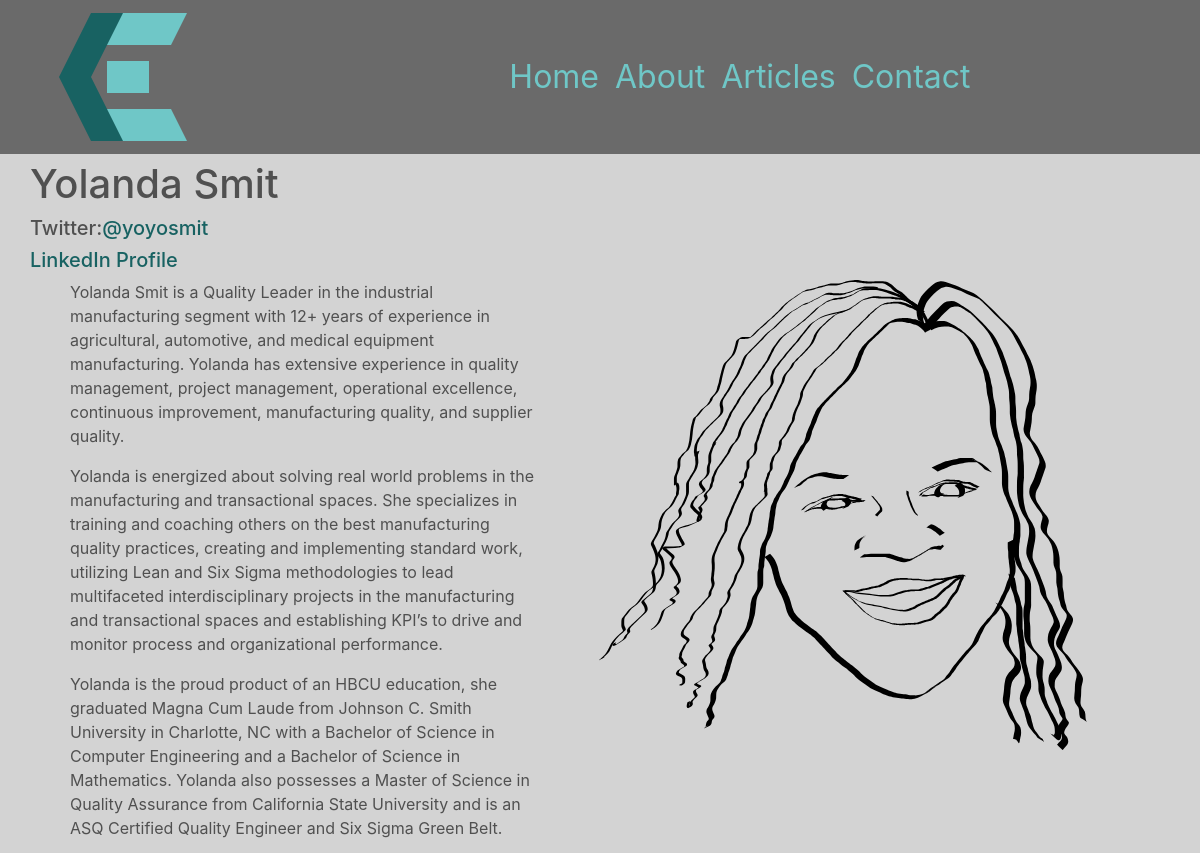
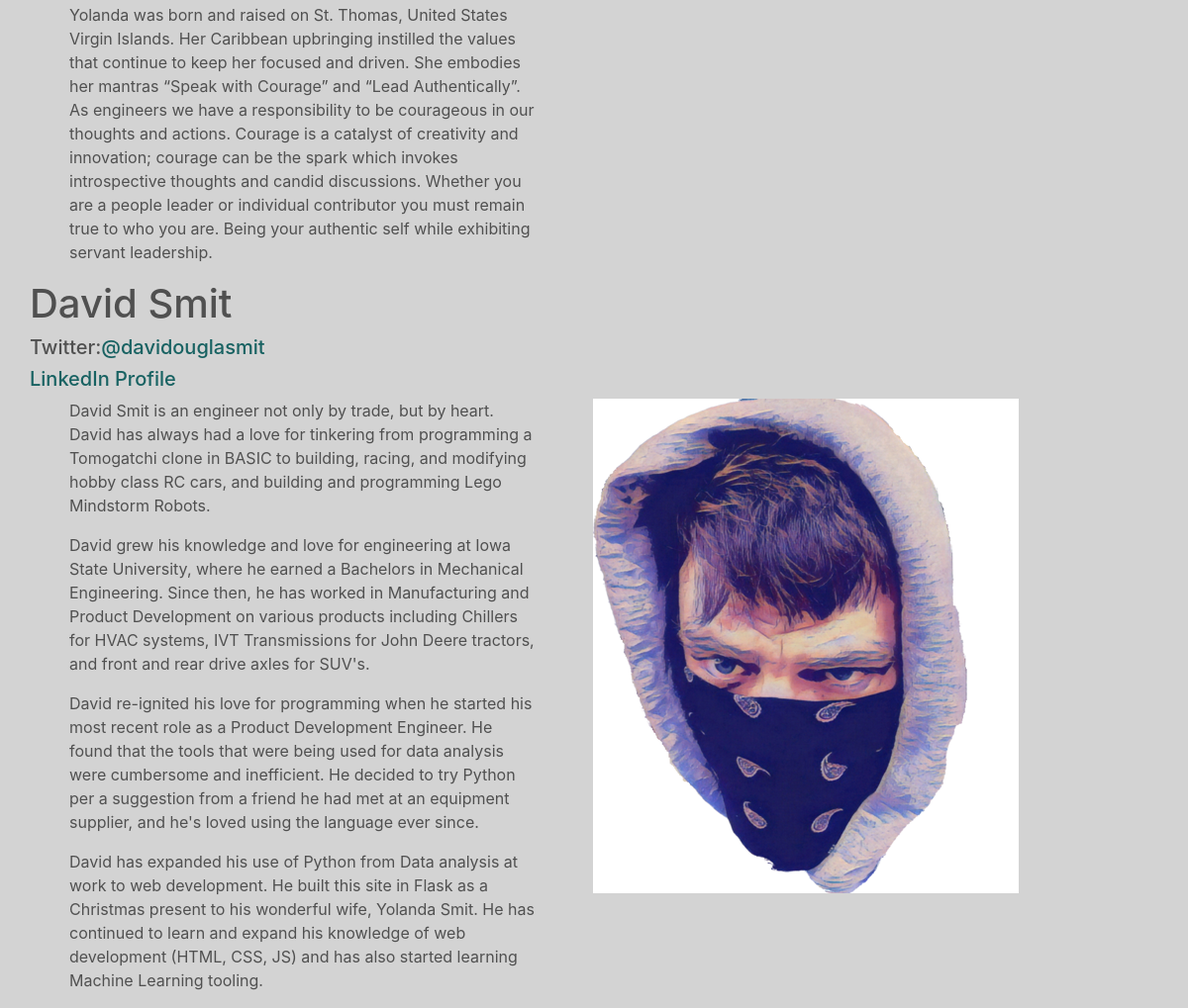
Before: /about with the older database file (2 pictures, top to bottom).
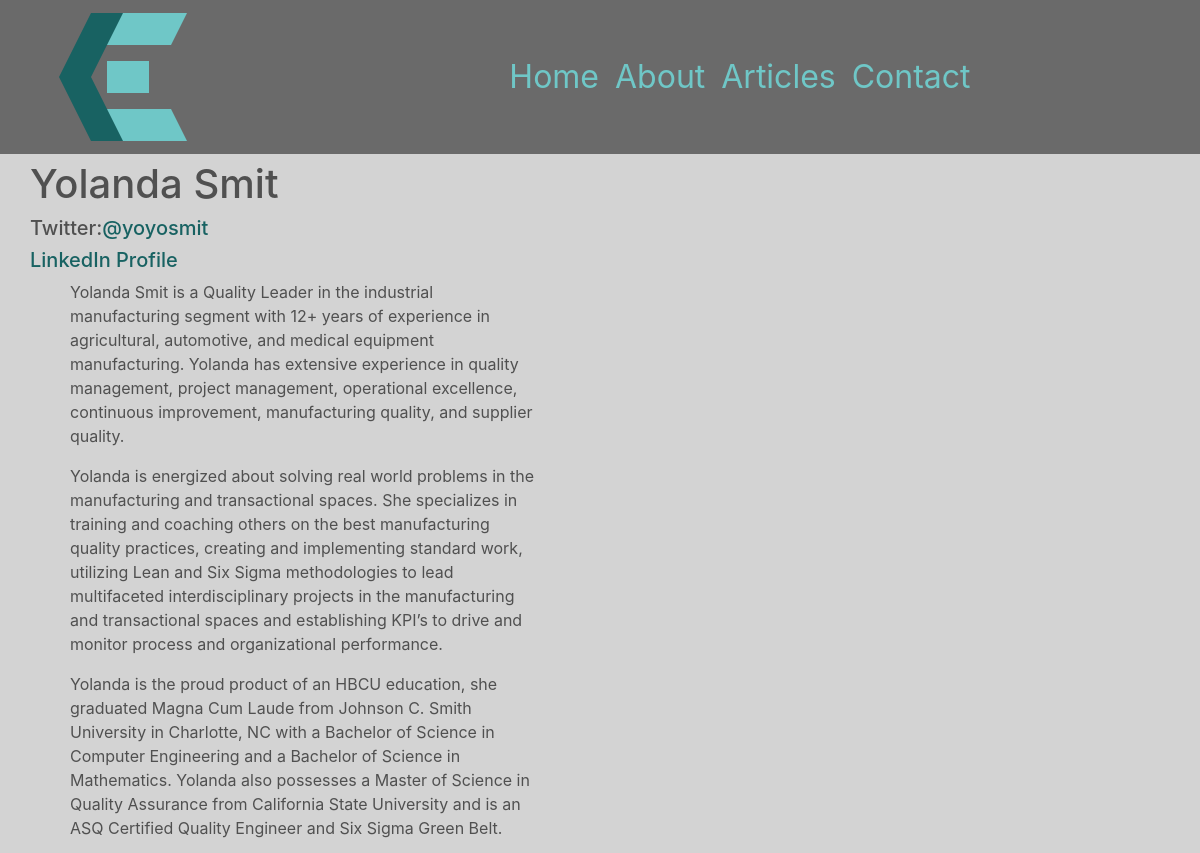
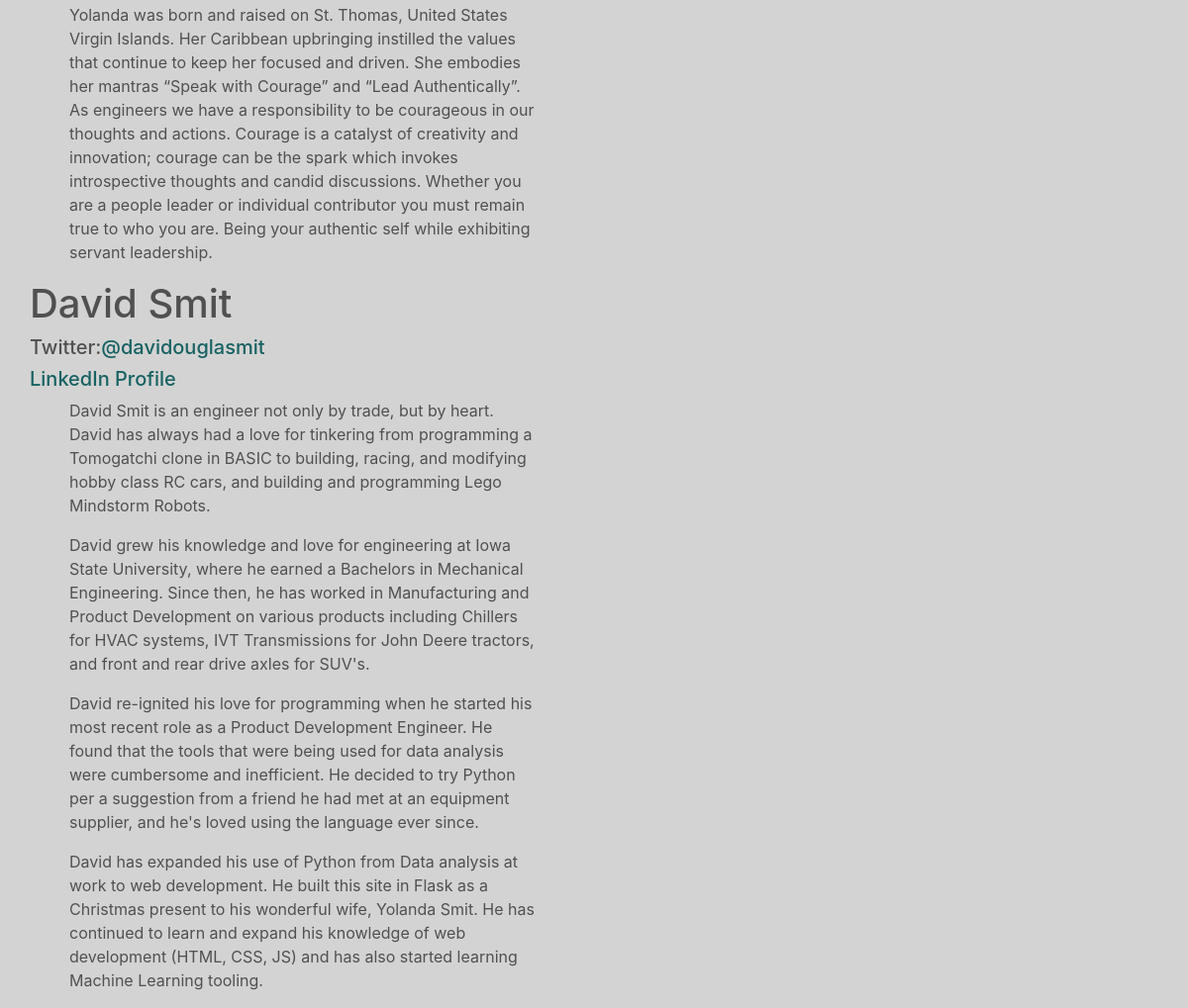
After: the same page with the newer database file (2 pictures, top to bottom).
### chrissmit/services/db_models.py (models this page shows, shortened)
class User(db.Model, UserMixin):
    id = db.Column(db.Integer, primary_key=True, )
    authorization_level = db.Column(db.String(60), nullable=False, )
    linkedin = db.Column(db.String(100),)
    full_name = db.Column(db.String(45), unique=False, nullable=False,)
    twitter_handle = db.Column(db.String(20), unique=True, nullable=True,)
    email = db.Column(db.String(120), unique=True, nullable=False, )
    image_file = db.Column(db.String(20), nullable=False, default='default.svg', )
    password = db.Column(db.String(60), nullable=False, )
    articles = db.relationship('Article', backref='author', lazy=True)
    edits = db.relationship('ArticleEdits', backref='author', lazy=True)
    content = db.Column(db.Text, nullable=False)

### chrissmit/views/navigation_views.py (the view)
@blueprint.route('/about')
def about():
    recent_articles = article.get_last(4)
    authors = profile.get_all()
    return render_template(
        template_name_or_list='navigation/about.html',
        recent_articles=recent_articles,
        authors=authors,
    )

### chrissmit/services/article.py (called while the page is built)
def get_last(number=4, desc=True):
    full_article = full_article_data()
    if desc:
        return full_article.filter(Article.is_released==True).order_by(Article.posted.desc()).limit(number).all()
    return full_article.filter(Article.is_released==True).limit(number).all()

def full_article_data():
    fields = full_data_fields()
    return fields.join(
        ArticleEdits,
        Article.current_edit_id == ArticleEdits.id,
    ).join(
        User,
        Article.author_id == User.id
    )

def full_data_fields():
    return db.session.query(
        ArticleEdits.id,
        ArticleEdits.article_id,
        Article.posted,
        Article.edited,
        Article.is_released,
        Article.author_id,
        Article.current_edit_id,
        ArticleEdits.title,
        ArticleEdits.preview,
        ArticleEdits.content,
        ArticleEdits.image_file,
        ArticleEdits.user_id,
        ArticleEdits.is_edited,
        ArticleEdits.is_ready_for_release,
        ArticleEdits.edited,
        Article.author_id,
        User.full_name,
    )

### chrissmit/services/profile.py (called while the page is built)
def get_all():
    return User.query.all()

### chrissmit/templates/navigation/about.html (shortened to what this page needs)
{% extends "shared/_layout.html" %}
{% block main_content %}
    {% if authors %}
        {% for author in authors %}
            <div class="row">
                <h1>{{ author.full_name }}</h1>
            </div>
            <div class="row">
                <h5>Twitter:<a href="https://www.twitter.com/{{ author.twitter_handle }}">{{ author.twitter_handle }}</a></h5>
            </div>
            <div class="row">
                <h5><a href="{{ author.linkedin }}">LinkedIn Profile</a></h5>
            </div>
            <div class="row">
                <div class="col-lg-7">
                    {% for paragraph in author.content.split('</p>') %}
                        <p >
                            {{ paragraph }}
                        </p>
                    {% endfor %}
                </div>
                <div class="col-lg-4">
                   <img src="{{ '/static/img/authors/'+ author.image_file }}" alt="">
                </div>
            </div>
        {% endfor %}
    {%  endif %}
{% endblock %}

Changed rows visible on the page:
changed User "Yolanda Smit": image_file: picture removed
changed User "David Smit": image_file: picture removed
